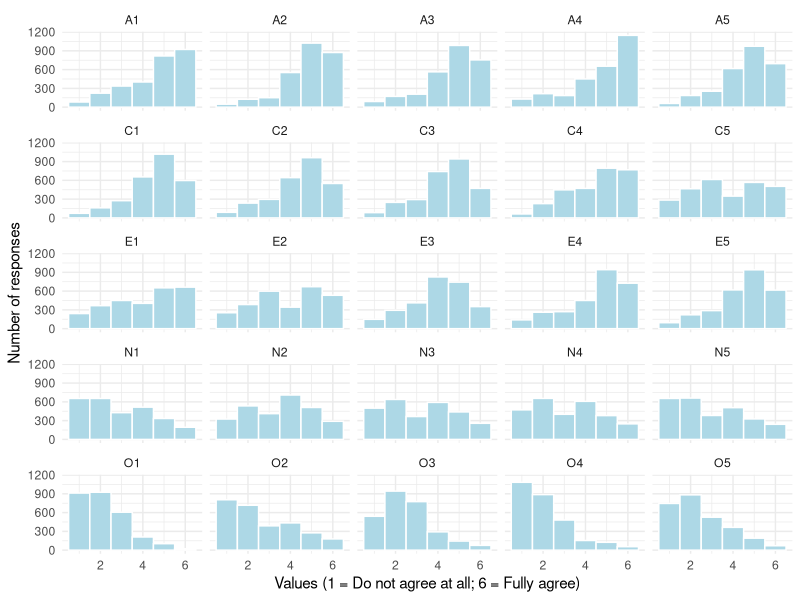

This chart was generated by the following R code: (Note: this script raises an error after producing the figure.)
## ---- chunk 1
#| echo: true
#| code-fold: false
#| eval: true
#| warning: false

library(psych)
library(lavaan)
library(semTools)
library(car)
library(tidyr)
library(ggplot2)
library(patchwork)
## ---- chunk 2
#| echo: true
#| code-fold: false
#| eval: true
#| warning: false

dat <- bfi
head(dat)
dim(dat)
?bfi
## ---- chunk 3
#| echo: true
#| code-fold: false
#| eval: true
#| warning: false

vars_rev <- c("A1","C4","C5","E1","E2","O1","O3","O4")
for (j in 1:length(vars_rev)) {
  dat[,vars_rev[j]] <- recode(dat[,vars_rev[j]], 
                              "1=6; 2=5; 3=4; 4=3; 5=2; 6=1")
}

## ---- chunk 4
#| echo: true
#| code-fold: false
#| eval: true
#| warning: false

describe(dat)

## ---- chunk 5
#| echo: true
#| code-fold: false
#| eval: true
#| warning: false

dat_long <- pivot_longer(dat, cols = A1:O5,
                         names_to = "key", values_to = "value")
ggplot(dat_long, aes(x = value)) +
  geom_histogram(bins = 6, 
                 fill = "lightblue",
                 color = "white") +
  facet_wrap(~key) +
  theme_minimal() +
  labs(x = "Values (1 = Do not agree at all; 6 = Fully agree)",
       y = "Number of responses")
## ---- chunk 6
#| echo: true
#| code-fold: false
#| eval: true
#| warning: false

set.seed(1987)

rand_samp <- sample(1:2, nrow(dat), replace = T)
dat1 <- dat[rand_samp == 1,]
dat2 <- dat[rand_samp == 2,]
## ---- chunk 7
#| echo: true
#| code-fold: false
#| eval: true
#| warning: false


# Estimate the model
fit.efa <- efa(data = dat1,
               ov.names=paste0(rep(c("A","C","E","N","O"),each=5),1:5 ) ,
               nfactors = 1:10,
               rotation = "geomin",
               baseline = T,
               missing="fiml")
## ---- chunk 8
#| echo: true
#| code-fold: false
#| eval: true
#| warning: false

converged <- NULL
for(j in 1:10){
  converged[j] <- lavInspect(fit.efa[[j]], "converged")
}
converged
## ---- chunk 9
#| echo: true
#| code-fold: false
#| eval: true
#| warning: false

fitMeasures(fit.efa[[3]], c("chisq","df","pvalue"))

## ---- chunk 10
#| echo: true
#| code-fold: false
#| eval: true
#| warning: false

fitMeasures(fit.efa[[3]], c("rmsea","cfi","tli","srmr"))
moreFitIndices(fit.efa[[3]], "gammaHat")
## ---- chunk 11
#| echo: true
#| code-fold: false
#| eval: true
#| warning: false

fit_ind <- NULL
for(j in 1:10){
  temp <- c(nfac = nrow(lavInspect(fit.efa[[j]],"cor.lv")),
            fitMeasures(fit.efa[[j]], c("npar","chisq","df","pvalue","cfi","tli","srmr","rmsea","aic","bic")),
            moreFitIndices(fit.efa[[j]], "gammaHat"))
  fit_ind <- do.call(rbind, list(fit_ind, temp))
}
fit_ind <- as.data.frame(fit_ind)
round(fit_ind, 4)

## ---- chunk 12
#| echo: true
#| code-fold: false
#| eval: true
#| warning: false

elbow_plot1 <- fit_ind[ , c("nfac","cfi","tli","gammaHat")] # 
elbow_plot1 <- pivot_longer(elbow_plot1, cols = c("cfi","tli","gammaHat"), names_to = "Index", values_to = "Value") # to long format

p1 <- ggplot(elbow_plot1, aes(x = nfac, y = Value, group = Index))+
  geom_point(aes(color = Index))+
  geom_line(aes(color = Index))+
  labs(title="Elbow Plot of fit indices", 
       x = "Number of Factors", y = " Value")+
  theme_minimal() +
  geom_hline(yintercept = 0.9, lty = 2)
p1
## ---- chunk 13
#| echo: true
#| code-fold: false
#| eval: true
#| warning: false


elbow_plot2 <- fit_ind[ , c("nfac","rmsea","srmr")] # 
elbow_plot2 <- pivot_longer(elbow_plot2, cols = c("rmsea","srmr"), names_to = "Index", values_to = "Value") # to long format

p2 <- ggplot(elbow_plot2, aes(x = nfac, y = Value, group = Index))+
  geom_point(aes(color = Index))+
  geom_line(aes(color = Index))+
  labs(title="Elbow Plot of fit indices", 
       x = "Number of Factors", y = " Value")+
  theme_minimal() +
  geom_hline(yintercept = 0.08, lty = 2)
p2
## ---- chunk 14
#| echo: true
#| code-fold: false
#| eval: true
#| warning: false

elbow_plot3 <- fit_ind[ , c("nfac","aic","bic")] # 
elbow_plot3 <- pivot_longer(elbow_plot3, cols = c("aic","bic"), names_to = "IC", values_to = "Value") # to long format

p3 <- ggplot(elbow_plot3, aes(x = nfac, y = Value, group = IC))+
  geom_point(aes(color = IC))+
  geom_line(aes(color = IC))+
  labs(title="Elbow Plot of information criteria", 
       x = "Number of Factors", y = " Value")+
  theme_minimal()
p3
## ---- chunk 15
#| echo: true
#| code-fold: false
#| eval: true
#| warning: false

p1 + p2 + p3 + plot_layout(nrow = 3, byrow = FALSE)

## ---- chunk 16
#| echo: true
#| code-fold: false
#| eval: true
#| warning: false


summary(fit.efa[[6]], nd = 3L, cutoff = 0.3, dot.cutoff = 0.05)
## ---- chunk 17
#| echo: true
#| code-fold: false
#| eval: true
#| warning: false

round(fit_ind[6,], 3)

## ---- chunk 18
#| echo: true
#| code-fold: false
#| eval: true
#| warning: false

f6_mod <- "
f1 =~ A1 + A2 + A3 + A4 + A5
f2 =~ C1 + C2 + C3 + C4 + C5
f3 =~ E1 + E2 + E4 + E5 + N4
f4 =~ N1 + N2 + N3 + N5 
f5 =~ O2 + O5
f6 =~ E3 + O1 + O3 + O4
"

fit.cfa <- cfa(f6_mod, 
               data=dat2, 
               std.lv=T, 
               meanstructure=T,
               missing="fiml")

## ---- chunk 19
#| echo: true
#| code-fold: false
#| eval: true
#| warning: false

fitMeasures(fit.cfa, c("npar","chisq","df","pvalue","cfi","tli","srmr","rmsea","aic","bic"))
moreFitIndices(fit.cfa, "gammaHat")
## ---- chunk 20
#| echo: true
#| code-fold: false
#| eval: true
#| warning: false


f6_mod2 <- "
f1 =~ A1 + A2 + A3 + A4 + A5
f2 =~ C1 + C2 + C3 + C4 + C5
f3 =~ E1 + E2 + E4 + E5 + N4
f4 =~ N1 + N2 + N3 + N5 
f5 =~ O2 + O5
f6 =~ E3 + O1 + O3 + O4
## cross-loadings
f3 =~ C4 + C5 + N5 + O4
f4 =~ N4
f5 =~ A1 + C4 + E4 
f6 =~ C1 + C2 + E5 + O2 + O5
"

fit.cfa2 <- cfa(f6_mod2, 
               data=dat2, 
               std.lv=T, 
               meanstructure=T,
               missing="fiml")
fitMeasures(fit.cfa2, c("npar","chisq","df","pvalue","cfi","tli","srmr","rmsea","aic","bic"))
moreFitIndices(fit.cfa2, "gammaHat")
## ---- chunk 21
#| echo: true
#| code-fold: false
#| eval: true
#| warning: false

lavTestLRT(fit.cfa, fit.cfa2)

## ---- chunk 22
#| echo: true
#| code-fold: false
#| eval: true
#| warning: false

sessionInfo()
